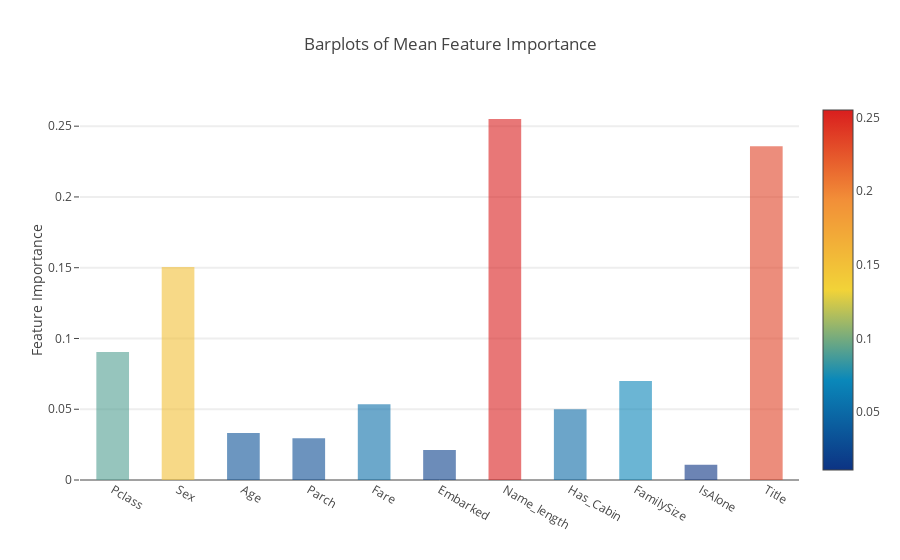

Here is the notebook cell this chart was saved with:
### Code cell
y = feature_dataframe['mean'].values
x = feature_dataframe['features'].values
data = [go.Bar(
            x= x,
             y= y,
            width = 0.5,
            marker=dict(
               color = feature_dataframe['mean'].values,
            colorscale='Portland',
            showscale=True,
            reversescale = False
            ),
            opacity=0.6
        )]

layout= go.Layout(
    autosize= True,
    title= 'Barplots of Mean Feature Importance',
    hovermode= 'closest',
#     xaxis= dict(
#         title= 'Pop',
#         ticklen= 5,
#         zeroline= False,
#         gridwidth= 2,
#     ),
    yaxis=dict(
        title= 'Feature Importance',
        ticklen= 5,
        gridwidth= 2
    ),
    showlegend= False
)
fig = go.Figure(data=data, layout=layout)
py.iplot(fig, filename='bar-direct-labels')

### Figure 1 — Plotly figure (JSON) as saved in the notebook; plotly's stock layout.template omitted (floating-point values rounded to 4 significant figures)
{"data": [{"marker": {"color": [0.09053, 0.1504, 0.03317, 0.02944, 0.0536, 0.02117, 0.2551, 0.04996, 0.07003, 0.01076, 0.2359], "colorscale": "Portland", "reversescale": false, "showscale": true}, "opacity": 0.6, "type": "bar", "uid": "ae2e2e09-a9e7-4f4b-b689-5a0905708952", "width": 0.5, "x": ["Pclass", "Sex", "Age", "Parch", "Fare", "Embarked", "Name_length", "Has_Cabin", "FamilySize", "IsAlone", "Title"], "y": [0.09053, 0.1504, 0.03317, 0.02944, 0.0536, 0.02117, 0.2551, 0.04996, 0.07003, 0.01076, 0.2359]}], "layout": {"autosize": true, "hovermode": "closest", "showlegend": false, "title": {"text": "Barplots of Mean Feature Importance"}, "yaxis": {"gridwidth": 2, "ticklen": 5, "title": {"text": "Feature Importance"}}}}
